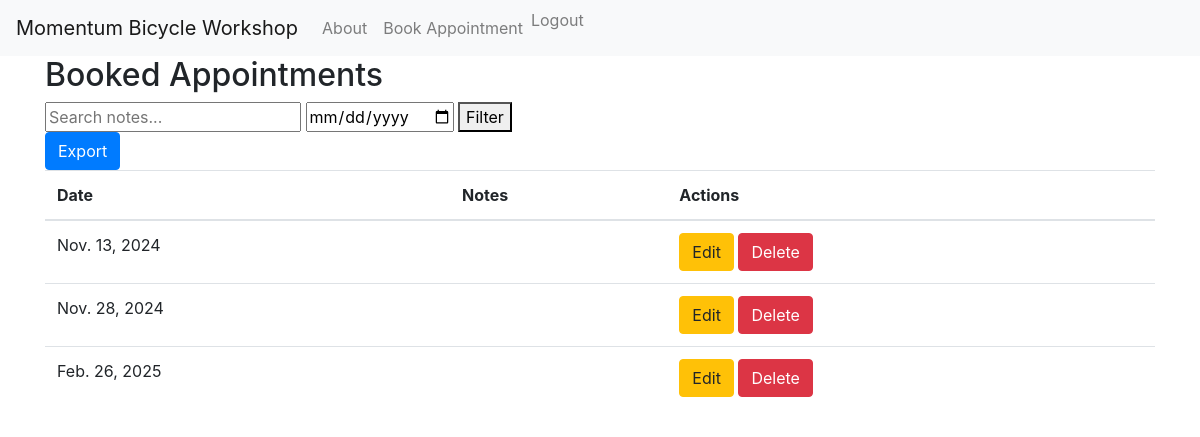
The app's page /owner/dashboard/ (signed in), older data.
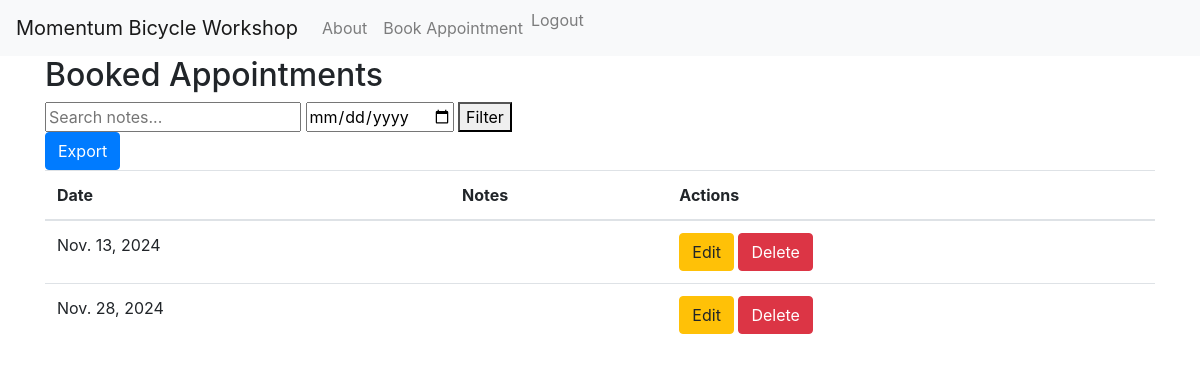
The same page, newer data.
### myapp/models.py (models this page shows, shortened)
class Appointment(models.Model):
    user = models.ForeignKey(User, on_delete=models.CASCADE)  # Associate the appointment with a user
    date = models.DateField()
    time = models.TimeField()
    description = models.TextField(blank=True)  # Allowing blank descriptions
    photo = models.ImageField(upload_to='photos/', blank=True, null=True)
    class Meta:  # This should be properly indented within the model
        unique_together = ('user', 'date')  # or ('user', 'date', 'time') if you want to prevent double booking at the same time

### myapp/views.py (the view)
# urls.py: path('owner/dashboard/', views.OwnerDashboardView.as_view(), name='owner_dashboard'),
class OwnerDashboardView(LoginRequiredMixin, TemplateView):
    def get(self, request):
        appointments = Appointment.objects.all()
        date_filter = request.GET.get('date')
        if date_filter:
            appointments = appointments.filter(date__date=date_filter)
        search_query = request.GET.get('search')
        if search_query:
            appointments = appointments.filter(notes__icontains=search_query)
        return render(request, 'myapp/owner_dashboard.html', {'appointments': appointments})

### myapp/templates/myapp/owner_dashboard.html (shortened to what this page needs)
{% extends "myapp/base.html" %}
{% block content %}
<h2>Booked Appointments</h2>
<form method="GET" action="{% url 'owner_dashboard' %}">
    <input type="text" name="search" placeholder="Search notes...">
    <input type="date" name="date">
    <button type="submit">Filter</button>
</form>
<a href="{% url 'export_appointments' %}" class="btn btn-primary">Export</a>
<table class="table">
    <thead>
        <tr>
            <th>Date</th>
            <th>Notes</th>
            <th>Actions</th>
        </tr>
    </thead>
    <tbody>
        {% for appointment in appointments %}
        <tr>
            <td>{{ appointment.date }}</td>
            <td>{{ appointment.notes }}</td>
            <td>
                <a href="{% url 'edit_appointment' appointment.id %}" class="btn btn-warning">Edit</a>
                <form method="POST" action="{% url 'delete_appointment' appointment.id %}" style="display:inline;">
                    <button type="submit" class="btn btn-danger">Delete</button>
                </form>
            </td>
        </tr>
        {% endfor %}
    </tbody>
</table>
{% endblock %}

Row changes from the older to the newer data that the page shows:
removed Appointment: date "Feb. 26, 2025"
